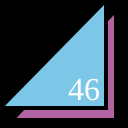
Frame 1 (no input)
Frame 60 (no input): identical to frame 1, image omitted
Frame 120 (the mouse pressed at the canvas centre since frame 60): identical to frame 1, image omitted

The p5.js sketch that drew this single still picture (run headless with seeded random() and noise() and a simulated clock; from frame 60 on, the mouse is pressed at the canvas centre):

// p5.js sketch
// ── sketch.js
function setup() {
  createCanvas(128,128);
}

function draw() {
  background(0);
  strokeWeight(4);
  fill(178, 100, 162);
  triangle(12,120,116,120,116,10);
  fill(124, 199, 232);
  triangle(0,108,106,108,106,0);
  fill(255);
  textSize(32);
  textFont("serif");
  text("46", 68, 100);
}
